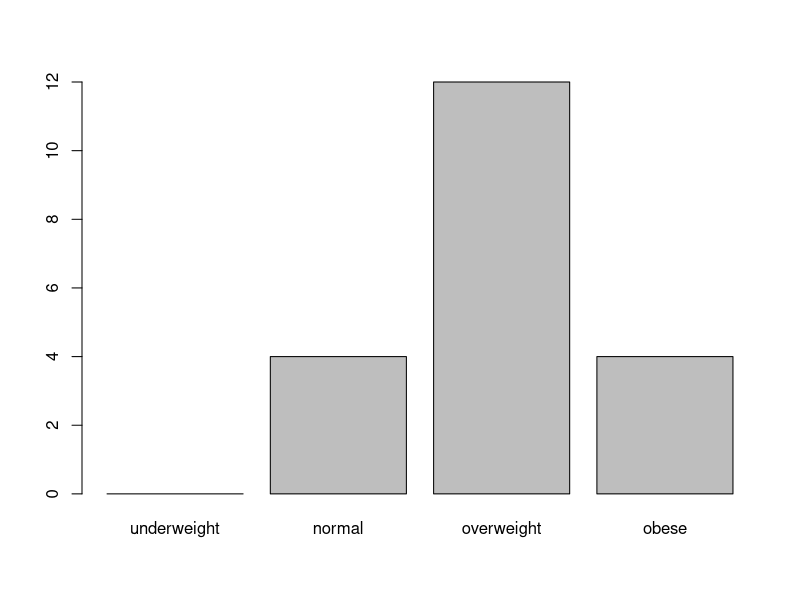
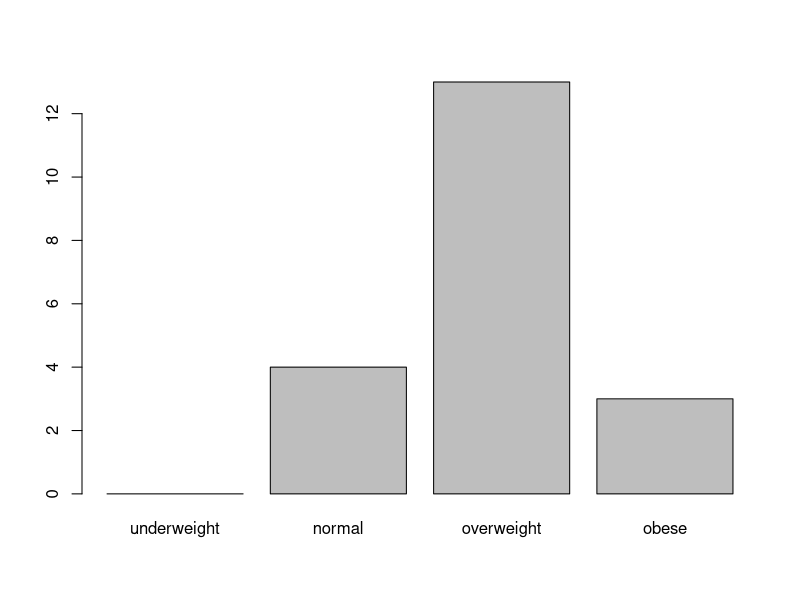
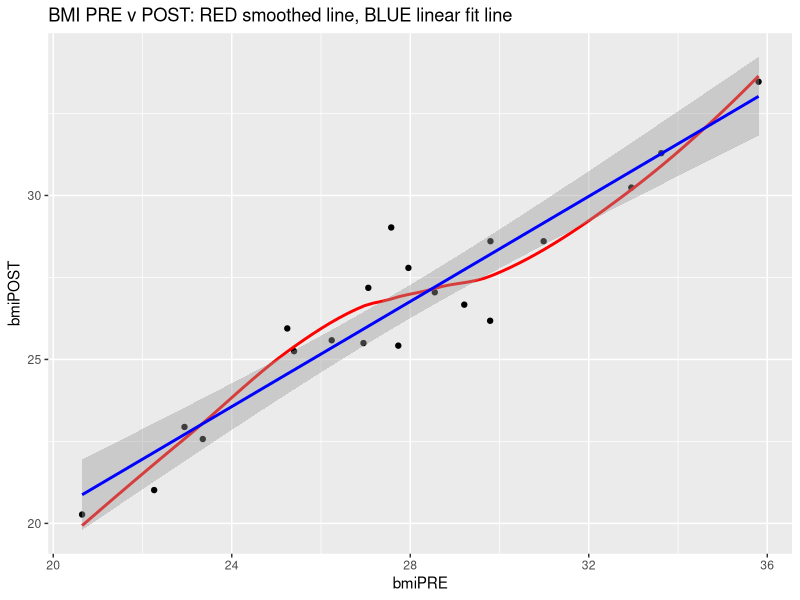
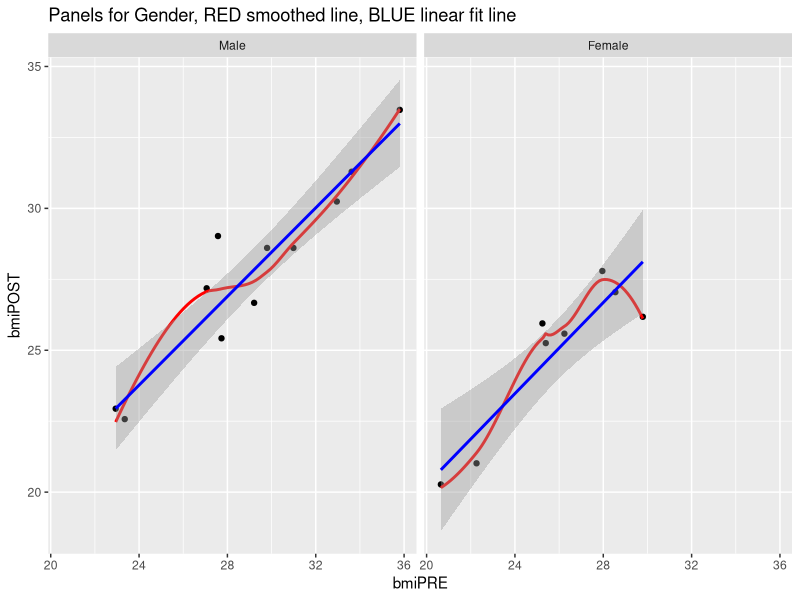

The R script that drew these images, in order:
## ---- chunk 1
library(knitr)
library(ggplot2)
knitr::opts_chunk$set(echo = TRUE)
## ---- chunk 2
data.csv <- read.csv(file="Dataset_01_comma.csv")
data.csv[18,"Height"] <- 5.6
data.csv$bmiPRE <- (data.csv$WeightPRE*703)/((data.csv$Height*12)**2)
data.csv$bmiPOST <- (data.csv$WeightPOST*703)/((data.csv$Height*12)**2)
data.csv$GenderFactor <- factor(data.csv$GenderCoded,
                                levels = c(1,2),
                                labels = c("Male","Female"))
data.csv <- within(data.csv,{
  bmiPREcat <- NA
  bmiPREcat[bmiPRE < 18.5] <- "underweight"
  bmiPREcat[bmiPRE >= 18.5 & bmiPRE < 25] <- "normal"
  bmiPREcat[bmiPRE >= 25 & bmiPRE < 30] <- "overweight"
  bmiPREcat[bmiPRE >= 30] <- "obese"
})
data.csv <- within(data.csv,{
  bmiPOSTcat <- NA
  bmiPOSTcat[bmiPOST < 18.5] <- "underweight"
  bmiPOSTcat[bmiPOST >= 18.5 & bmiPOST < 25] <- "normal"
  bmiPOSTcat[bmiPOST >= 25 & bmiPOST < 30] <- "overweight"
  bmiPOSTcat[bmiPOST >= 30] <- "obese"
})
data.csv$bmiPREcat.or <- factor(data.csv$bmiPREcat,
                                order = TRUE,
                                levels = c("underweight", 
                                           "normal",
                                           "overweight",
                                           "obese"))

data.csv$bmiPOSTcat.or <- factor(data.csv$bmiPOSTcat,
                                order = TRUE,
                                levels = c("underweight", 
                                           "normal",
                                           "overweight",
                                           "obese"))
## ---- chunk 3
myvars <- c("Age", "bmiPRE", "bmiPREcat.or", 
            "bmiPOST", "bmiPOSTcat.or", 
            "GenderFactor")
data <- data.csv[,myvars]
names(data) <- c("Age",
                 "BMI PRE", "BMI PRE Category",
                 "BMI POST", "BMI POST Category",
                 "Gender")
kable(data, digits = 2)
## ---- chunk 4
barplot(table(data.csv$bmiPREcat.or))
## ---- chunk 5
barplot(table(data.csv$bmiPOSTcat.or))
## ---- chunk 6
data <- data.csv
p <- ggplot(data, aes(bmiPRE, bmiPOST)) + 
  geom_point() + 
  geom_smooth(method = "loess", colour = "red", se = FALSE) + 
  geom_smooth(method = "lm", colour = "blue") + 
  ggtitle("BMI PRE v POST: RED smoothed line, BLUE linear fit line")

p
## ---- chunk 7
fit1 <- lm(bmiPOST ~ bmiPRE, data=data.csv)
kable(as.data.frame(summary(fit1)$coefficients))
## ---- chunk 8
kable(as.data.frame(anova(fit1)))
## ---- chunk 9
data <- data.csv[!is.na(data.csv$GenderFactor),]
p <- ggplot(data, aes(bmiPRE, bmiPOST)) + 
  geom_point() + 
  geom_smooth(method = "loess", colour = "red", se = FALSE) + 
  geom_smooth(method = "lm", colour = "blue") + 
  facet_wrap(~GenderFactor) + 
  ggtitle("Panels for Gender, RED smoothed line, BLUE linear fit line")

p
